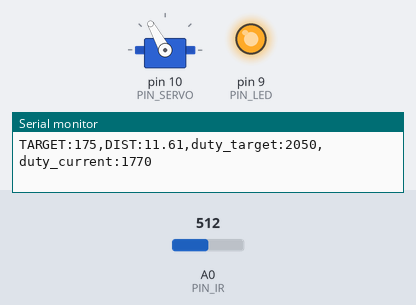
The sketch below on a simulated Arduino Uno, built with avr-gcc and run on an emulated ATmega328P. Shown: servo, output pins drawn as LEDs (lit = HIGH), the last lines printed to the serial monitor. Inputs (shaded band) come from the test bench; at power-on: A0 (PIN_IR) = 512.

Above: at 1.2 s.
1.3 s: A0 (PIN_IR) set to 260
2.8 s: A0 (PIN_IR) set to 237
At 4.1 s:
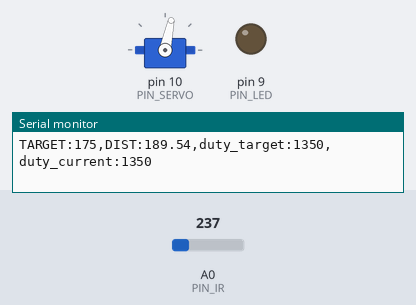
4.9 s: A0 (PIN_IR) set to 306
At 5.05 s:
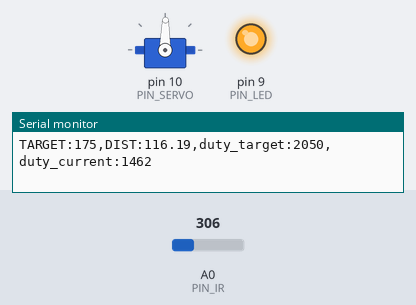
6.7 s: A0 (PIN_IR) set to 165
At 6.85 s:
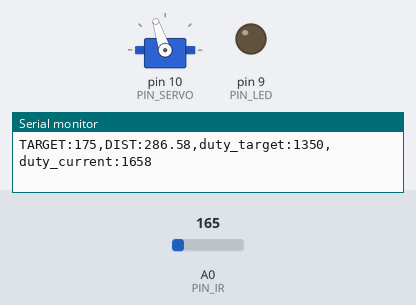
8.8 s: A0 (PIN_IR) set to 511
At 9.9 s:
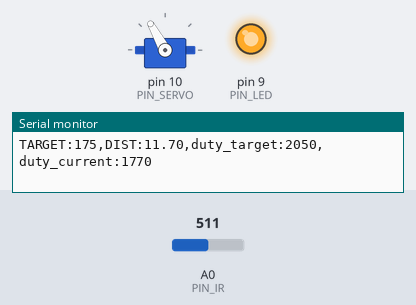
Timing chart, 0 to 11.8 s (numbered marks = the images above; inputs shaded):
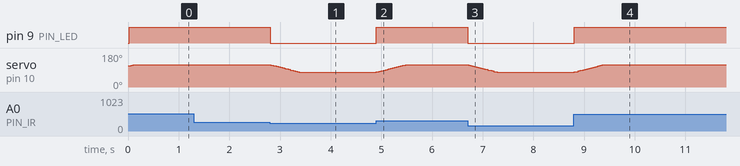

Measured:
- the behaviour switches between 250 and 249 on A0 (PIN_IR) (found by bisection; images 0 and 1)
- after the input at 2.8 s, pin 9 (PIN_LED): HIGH → LOW at once; servo on pin 10 (PIN_SERVO): moves from 119° to 78° over 0.58 s, starting at once
- after the input at 4.9 s, pin 9 (PIN_LED): LOW → HIGH at once; servo on pin 10 (PIN_SERVO): moves from 78° to 119° over 0.58 s, starting at once
- after the input at 6.7 s, pin 9 (PIN_LED): HIGH → LOW at once; servo on pin 10 (PIN_SERVO): moves from 119° to 78° over 0.58 s, starting at once
- after the input at 8.8 s, pin 9 (PIN_LED): LOW → HIGH at once; servo on pin 10 (PIN_SERVO): moves from 78° to 119° over 0.58 s, starting at once

The sketch:

22_bbc_20243153.ino
```cpp
#include <Servo.h>

// Arduino pin assignment
#define PIN_LED   9
#define PIN_SERVO 10
#define PIN_IR    A0

// Event interval parameters
#define _INTERVAL_DIST    20 // distance sensor interval (unit: ms)
#define _INTERVAL_SERVO   20 // servo interval (unit: ms)
#define _INTERVAL_SERIAL  20 // serial interval (unit: ms)

// EMA filter configuration for the IR distance sensor
#define _EMA_ALPHA 0.7    // EMA weight of new sample (range: 0 to 1)
                          // Setting EMA to 1 effectively disables EMA filter.

// Servo adjustment - Set _DUTY_MAX, _NEU, _MIN with your own numbers
#define _DUTY_MAX 1770 // 2000
#define _DUTY_NEU 1700 // 1500
#define _DUTY_MIN 1040 // 1000

#define _SERVO_ANGLE_DIFF  50  // Replace with |D - E| degree
#define _SERVO_SPEED       50  // servo speed

#define _BANGBANG_RANGE    350  // duty up and down for bangbang control

// Target Distance
#define _DIST_TARGET    175 // Center of the rail (unit:mm)

// global variables

Servo myservo;

float dist_ema;     // unit: mm

int duty_change_per_interval; // maximum duty difference per interval
int duty_target;    // Target duty
int duty_current;      // Current duty
int duty_adj;       // Level adjustment

unsigned long last_sampling_time_dist;   // unit: msec
unsigned long last_sampling_time_servo;  // unit: msec
unsigned long last_sampling_time_serial; // unit: msec

bool event_dist, event_servo, event_serial; // event triggered?

void setup()
{
  // initialize GPIO pins
  pinMode(PIN_LED,OUTPUT);
  myservo.attach(PIN_SERVO);

  duty_target = duty_current = _DUTY_NEU;
  myservo.writeMicroseconds(duty_current);

  // initialize serial port
  Serial.begin(1000000);

  // convert angular speed into duty change per interval.
  duty_change_per_interval =
    (float)(_DUTY_MAX - _DUTY_MIN) * ((float)_SERVO_SPEED / _SERVO_ANGLE_DIFF) * (_INTERVAL_SERVO / 1000.0);
}

void loop()
{
  unsigned long time_curr = millis();

  // wait until next event time
  if (time_curr >= (last_sampling_time_dist + _INTERVAL_DIST)) {
        last_sampling_time_dist += _INTERVAL_DIST;
        event_dist = true;
  }
  if (time_curr >= (last_sampling_time_servo + _INTERVAL_SERVO)) {
        last_sampling_time_servo += _INTERVAL_SERVO;
        event_servo = true;
  }
  if (time_curr >= (last_sampling_time_serial + _INTERVAL_SERIAL)) {
        last_sampling_time_serial += _INTERVAL_SERIAL;
        event_serial = true;
  }

  if (event_dist) {
    float dist_filtered; // unit: mm
    event_dist = false;

    // get a distance reading from the distance sensor
    dist_filtered = volt_to_distance(ir_sensor_filtered(10, 0.5, 0));
    dist_ema = _EMA_ALPHA * dist_filtered + (1.0 - _EMA_ALPHA) * dist_ema;

    // bang bang control
    if (dist_ema > _DIST_TARGET) {
      duty_target = _DUTY_NEU - _BANGBANG_RANGE;
      digitalWrite(PIN_LED, 0);
    } else if (dist_ema < _DIST_TARGET) {
      duty_target = _DUTY_NEU + _BANGBANG_RANGE;
      digitalWrite(PIN_LED, 1);
    }
  }

  if (event_servo) {
    event_servo = false;

    // adjust duty_current toward duty_target by duty_change_per_interval
    if (duty_target > duty_current) {
      duty_current += duty_change_per_interval;
      if (duty_current > duty_target)
          duty_current = duty_target;
    } else if (duty_target < duty_current) {
      duty_current -= duty_change_per_interval;
      if (duty_current < duty_target)
        duty_current = duty_target;
    }

    // servo arm protection
    if (duty_current < _DUTY_MIN)
      duty_current = _DUTY_MIN;
    else if (duty_current > _DUTY_MAX)
      duty_current = _DUTY_MAX;

    // update servo position
    myservo.writeMicroseconds(duty_current);
  }

  if (event_serial) {
    event_serial = false;

    // output the read value to the serial port
    Serial.print("TARGET:"); Serial.print(_DIST_TARGET);
    Serial.print(",DIST:"); Serial.print(dist_ema);
    Serial.print(",duty_target:"); Serial.print(duty_target);
    Serial.print(",duty_current:"); Serial.println(duty_current);
  }
}

float volt_to_distance(int a_value)
{
  // Replace line into your own equation
  // return (6762.0 / (a_value - 9) - 4.0) * 10.0;
  return 588 + (-2.16 * a_value) + (2.02e-3 * a_value * a_value);
 }

int compare(const void *a, const void *b) {
  return (*(unsigned int *)a - *(unsigned int *)b);
}

unsigned int ir_sensor_filtered(unsigned int n, float position, int verbose)
{
  // Eliminate spiky noise of an IR distance sensor by repeating measurement and taking a middle value
  // n: number of measurement repetition
  // position: the percentile of the sample to be taken (0.0 <= position <= 1.0)
  // verbose: 0 - normal operation, 1 - observing the internal procedures, and 2 - calculating elapsed time.
  // Example 1: ir_sensor_filtered(n, 0.5, 0) => return the median value among the n measured samples.
  // Example 2: ir_sensor_filtered(n, 0.0, 0) => return the smallest value among the n measured samples.
  // Example 3: ir_sensor_filtered(n, 1.0, 0) => return the largest value among the n measured samples.

  // The output of Sharp infrared sensor includes lots of spiky noise.
  // To eliminate such a spike, ir_sensor_filtered() performs the following two steps:
  // Step 1. Repeat measurement n times and collect n * position smallest samples, where 0 <= postion <= 1.
  // Step 2. Return the position'th sample after sorting the collected samples.

  // returns 0, if any error occurs

  unsigned int *ir_val, ret_val;
  unsigned int start_time;

  if (verbose >= 2)
    start_time = millis();

  if ((n == 0) || (n > 100) || (position < 0.0) || (position > 1))
    return 0;

  if (position == 1.0)
    position = 0.999;

  if (verbose == 1) {
    Serial.print("n: "); Serial.print(n);
    Serial.print(", position: "); Serial.print(position);
    Serial.print(", ret_idx: ");  Serial.println((unsigned int)(n * position));
  }

  ir_val = (unsigned int *)malloc(sizeof(unsigned int) * n);
  if (ir_val == NULL)
    return 0;

  if (verbose == 1)
    Serial.print("IR:");

  for (int i = 0; i < n; i++) {
    ir_val[i] = analogRead(PIN_IR);
    if (verbose == 1) {
        Serial.print(" ");
        Serial.print(ir_val[i]);
    }
  }

  if (verbose == 1)
    Serial.print  ("  => ");

  qsort(ir_val, n, sizeof(unsigned int), compare);
  ret_val = ir_val[(unsigned int)(n * position)];

  if (verbose == 1) {
    for (int i = 0; i < n; i++) {
        Serial.print(" ");
        Serial.print(ir_val[i]);
    }
    Serial.print(" :: ");
    Serial.println(ret_val);
  }
  free(ir_val);

  if (verbose >= 2) {
    Serial.print("Elapsed time: "); Serial.print(millis() - start_time); Serial.println("ms");
  }

  return ret_val;
}
```
